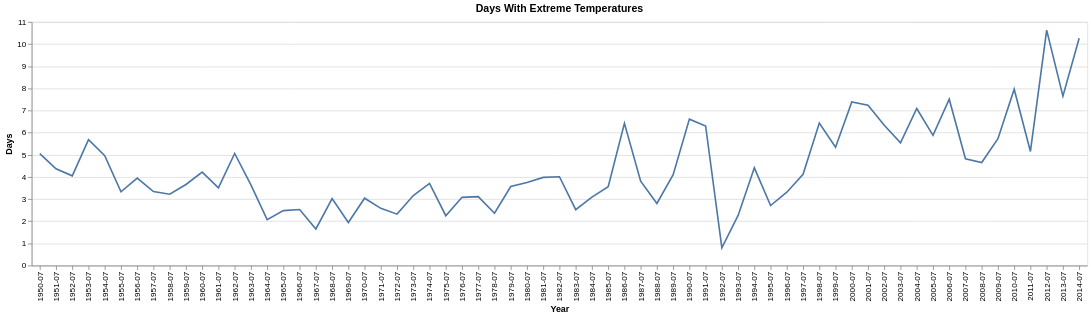

The notebook cell saved with this chart:
### Code cell
df = pd.read_excel("data/cmip6-x0.25_timeseries_hi39_timeseries_annual_1950-2014_median_historical_ensemble_all_mean.xlsx")

df = df.drop(columns=['code'])

df = df.rename(columns={'name': 'Country'})
countries = df['Country'].unique()

df.head()

df_long = df.melt(
    id_vars=['Country'],
    var_name='Year',
    value_name='Metric'
)

country_select = alt.selection_point(
    name='Country', 
    fields=['Country'],
    bind=alt.binding_radio(options=countries, name='Country: '),
    value=countries[0]
)


chart = alt.Chart(df_long).mark_line().encode(
    x=alt.X('Year', axis=alt.Axis(title='Year')),
    y=alt.Y('Metric', axis=alt.Axis(title='Days')),
    tooltip=['Country', 'Year', 'Metric']
).properties(
    title='Days With Extreme Temperatures'
)


chart = chart.add_params(
    country_select
).transform_filter(
    country_select
).interactive()

#chart.save('extreme_temperature_plot.html')
chart

### Figure 1 — Vega-Lite specification as saved in the notebook (floating-point values rounded to 4 significant figures; data arrays with more than 128 entries replaced by an {"elided": "..."} marker saying what was removed)
{"usermeta": {"embedOptions": {"theme": "vox"}}, "config": {"view": {"continuousWidth": 300, "continuousHeight": 300}}, "data": {"name": "data-f6c188758c06a70f8f5aec29ea8596ba"}, "mark": {"type": "line"}, "encoding": {"tooltip": [{"field": "Country", "type": "nominal"}, {"field": "Year", "type": "nominal"}, {"field": "Metric", "type": "quantitative"}], "x": {"axis": {"title": "Year"}, "field": "Year", "type": "nominal"}, "y": {"axis": {"title": "Days"}, "field": "Metric", "type": "quantitative"}}, "params": [{"name": "Country", "select": {"type": "point", "fields": ["Country"]}, "bind": {"input": "radio", "options": ["Bangladesh", "Maldives", "Philippines"], "name": "Country: "}, "value": "Bangladesh"}, {"name": "param_1", "select": {"type": "interval", "encodings": ["x", "y"]}, "bind": "scales"}], "title": "Days With Extreme Temperatures", "transform": [{"filter": {"param": "Country"}}], "$schema": "https://vega.github.io/schema/vega-lite/v5.8.0.json", "datasets": {"data-f6c188758c06a70f8f5aec29ea8596ba": {"elided": "195 records"}}}
